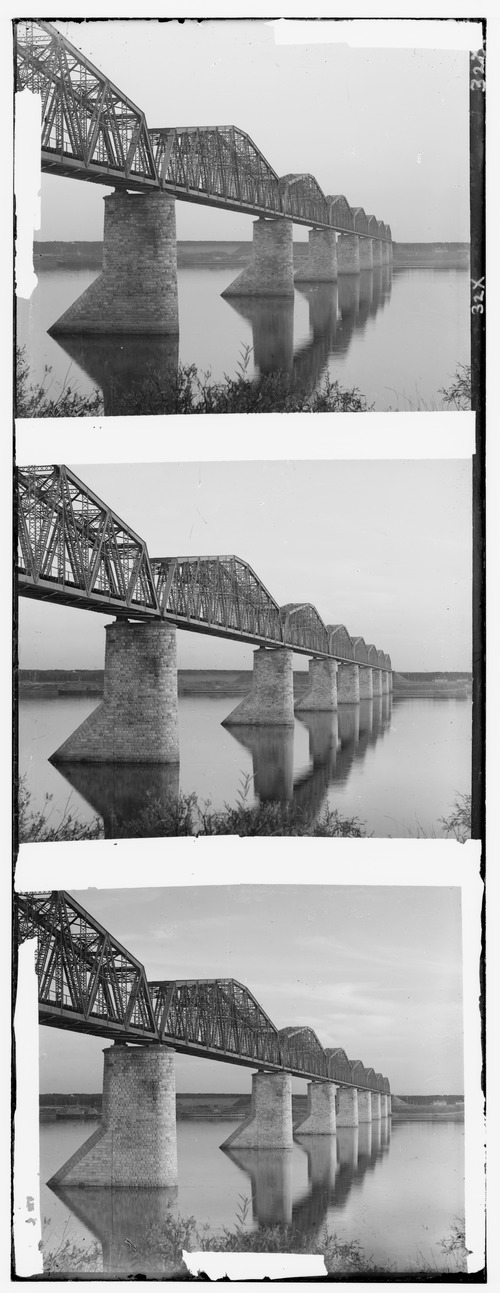
#> input picture ITEM 20-29/ITEM20 OpenCV_ECCAlignment/image/bridge.jpg, 500 x 1293 px, found by its file name; its folder holds only this picture in this run
$ python OpenCV_EigenFace.py
#> lines starting #> are read from the running program, lines starting #| are printed output that depends on the picture
# Import necessary packages
from __future__ import print_function
import os
import sys
import cv2
import numpy as np

# Create data matrix from a list of images
def createDataMatrix(images):
	print("Creating data matrix",end=" ... ")
	'''
	Allocate space for all images in one data matrix.
	The size of the data matrix is

	( w  * h  * 3, numImages )

	where,

	w = width of an image in the dataset.
	h = height of an image in the dataset.
	3 is for the 3 color channels.
	'''

	numImages = len(images)
	sz = images[0].shape
	data = np.zeros((numImages, sz[0] * sz[1] * sz[2]), dtype=np.float32)
	for i in range(0, numImages):
		image = images[i].flatten()
		data[i,:] = image

	print("DONE")
	return data

# Read images from the directory
def readImages(path):
#> called with path = 'image'
	print("Reading images from " + path, end="...")
	# Create array of array of images.
	images = []
	# List all files in the directory and read points from text files one by one
	for filePath in sorted(os.listdir(path)):
		fileExt = os.path.splitext(filePath)[1]
		if fileExt in [".jpg", ".jpeg"]:

			# Add to array of images
			imagePath = os.path.join(path, filePath)
			im = cv2.imread(imagePath)
#> im is the input picture: shape (1293, 500, 3); min 0, max 255, mean 166.1

			if im is None :
				print("image:{} not read properly".format(imagePath))
			else :
				# Convert image to floating point
				im = np.float32(im)/255.0
				# Add image to list
				images.append(im)
				# Flip image
				imFlip = cv2.flip(im, 1);
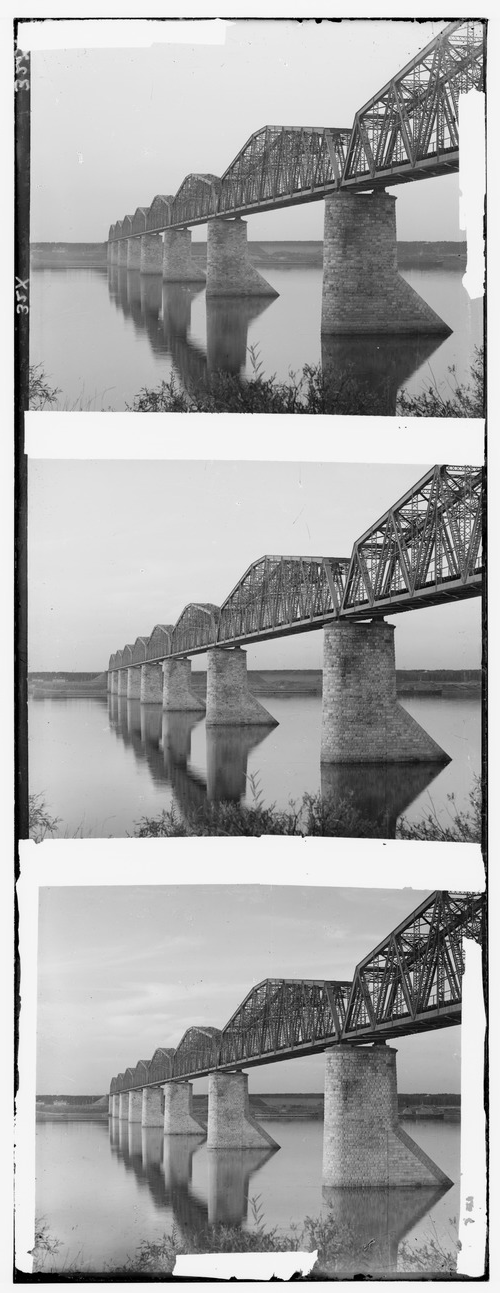
#> imFlip: shape (1293, 500, 3) float32; min 0, max 1, mean 0.651
				# Append flipped image
				images.append(imFlip)
	numImages = int(len(images) / 2)
#> numImages = 1
	# Exit if no image found
	if numImages == 0 :
		print("No images found")
		sys.exit(0)

	print(str(numImages) + " files read.")
#| 1 files read.
	return images

# Add the weighted eigen faces to the mean face
def createNewFace(*args):
	# Start with the mean image
	output = averageFace

	# Add the eigen faces with the weights
	for i in range(0, NUM_EIGEN_FACES):
		'''
		OpenCV does not allow slider values to be negative.
		So we use weight = sliderValue - MAX_SLIDER_VALUE / 2
		'''
		sliderValues[i] = cv2.getTrackbarPos("Weight" + str(i), "Trackbars");
		weight = sliderValues[i] - MAX_SLIDER_VALUE/2
		output = np.add(output, eigenFaces[i] * weight)

	# Display Result at 2x size
	output = cv2.resize(output, (0,0), fx=2, fy=2)
	cv2.imshow("Result", output)

def resetSliderValues(*args):
	for i in range(0, NUM_EIGEN_FACES):
		cv2.setTrackbarPos("Weight" + str(i), "Trackbars", int(MAX_SLIDER_VALUE/2));
	createNewFace()

if __name__ == '__main__':

	# Number of EigenFaces
	NUM_EIGEN_FACES = 10

	# Maximum weight
	MAX_SLIDER_VALUE = 255

	# Directory containing images
	dirName = "image"

	# Read images
	images = readImages(dirName)
#> images = 2 items

	# Size of images
	sz = images[0].shape
#> sz = (1293, 500, 3)

	# Create data matrix for PCA.
	data = createDataMatrix(images)
#> in createDataMatrix, `numImages = len(images)`: numImages = 2

	# Compute the eigenvectors from the stack of images created
	print("Calculating PCA ", end="...")
	mean, eigenVectors = cv2.PCACompute(data, mean=None, maxComponents=NUM_EIGEN_FACES)
	print ("DONE")

	averageFace = mean.reshape(sz)
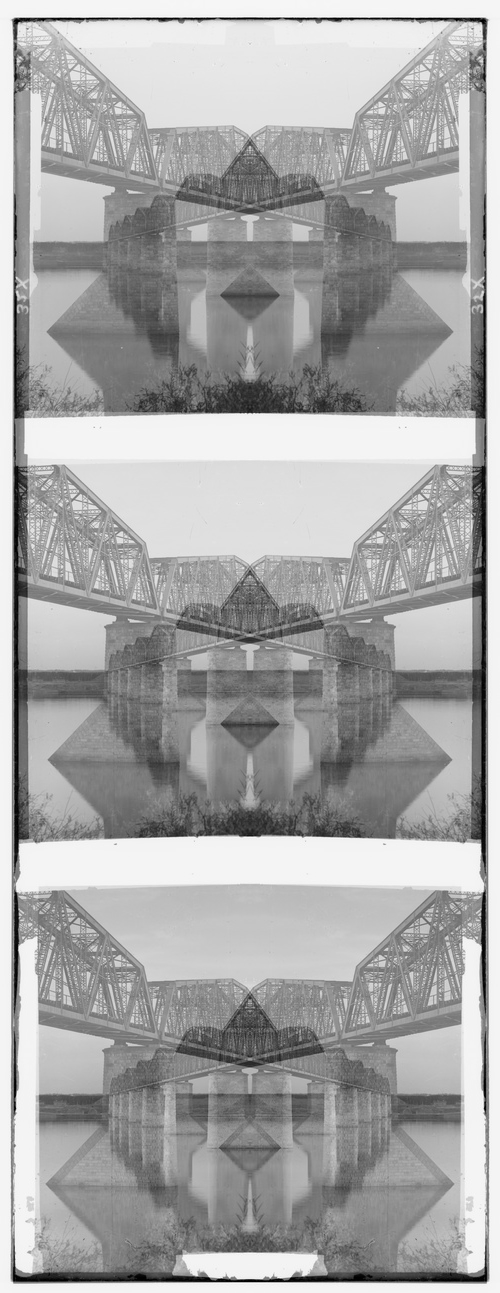
#> averageFace: shape (1293, 500, 3) float32; min 0, max 1, mean 0.651

	eigenFaces = [];

	for eigenVector in eigenVectors:
		eigenFace = eigenVector.reshape(sz)
		eigenFaces.append(eigenFace)
#> this loop made 2 passes
#> pass 1, `eigenFace = eigenVector.reshape(sz)`:
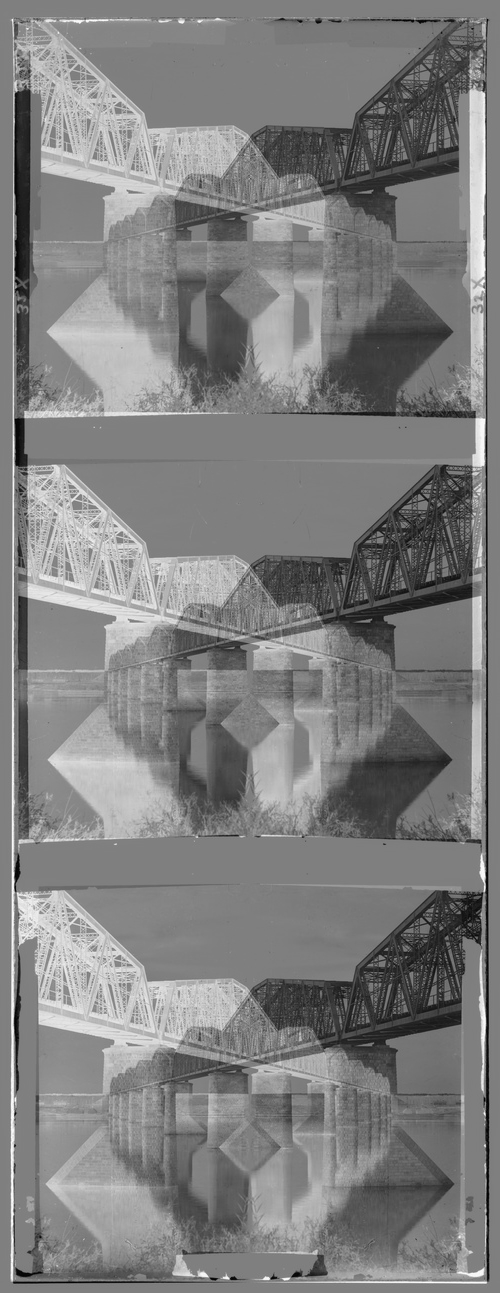
#> eigenFace: shape (1293, 500, 3) float32; min -0.0023, max 0.0023, mean 6.13e-13; drawn with min black and max white
#> pass 2, `eigenFace = eigenVector.reshape(sz)`:
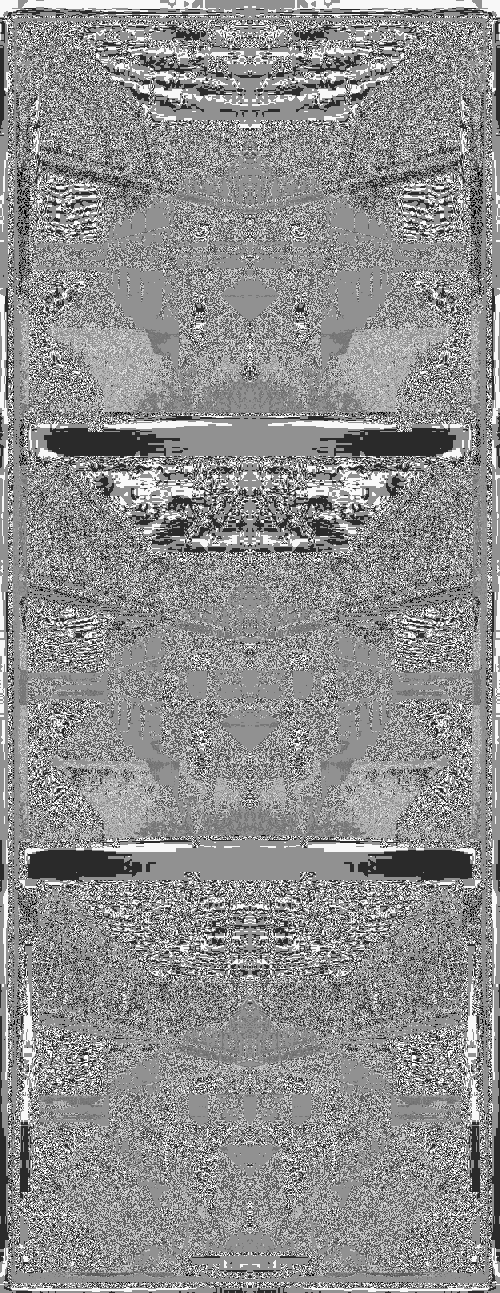
#> eigenFace: shape (1293, 500, 3) float32; min -0.00174, max 0.00131, mean -3.08e-05; drawn with min black and max white
#> after the loop, eigenFaces = 2 items

	# Create window for displaying Mean Face
	cv2.namedWindow("Result", cv2.WINDOW_AUTOSIZE)

	# Display result at 2x size
	output = cv2.resize(averageFace, (0,0), fx=2, fy=2)
	cv2.imshow("Result", output)

	# Create Window for trackbars
	cv2.namedWindow("Trackbars", cv2.WINDOW_AUTOSIZE)

	sliderValues = []

	# Create Trackbars
	for i in range(0, NUM_EIGEN_FACES):
		sliderValues.append(int(MAX_SLIDER_VALUE/2))
		cv2.createTrackbar( "Weight" + str(i), "Trackbars", int(MAX_SLIDER_VALUE/2), MAX_SLIDER_VALUE, createNewFace)

	# You can reset the sliders by clicking on the mean image.
	cv2.setMouseCallback("Result", resetSliderValues);

	print('''Usage:
	Change the weights using the sliders
	Click on the result window to reset sliders
	Hit ESC to terminate program.''')

	cv2.waitKey(0)
	cv2.destroyAllWindows()

$ run again, on ITEM 20-29/ITEM20 OpenCV_ECCAlignment/image/image2.jpg
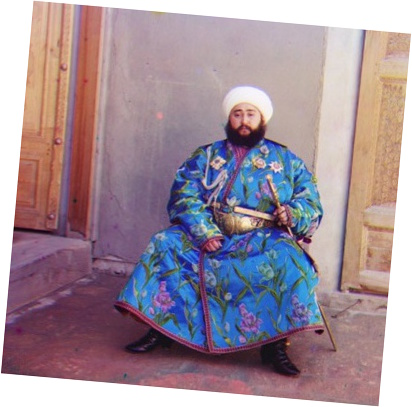
#> input picture ITEM 20-29/ITEM20 OpenCV_ECCAlignment/image/image2.jpg, 412 x 407 px, found by its file name
#> in readImages, im is the input picture: shape (407, 412, 3); mean B, G, R 153.1, 142.2, 160.4
#> in readImages, `imFlip = cv2.flip(im, 1);`:
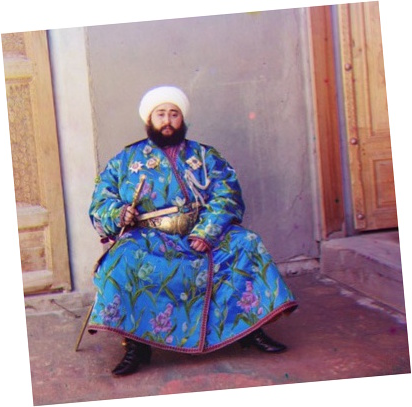
#> imFlip: shape (407, 412, 3) float32; mean B, G, R 0.601, 0.558, 0.629
#> in readImages, `numImages = int(len(images) / 2)`: numImages = 1
#| 1 files read.
#> images = 2 items
#> in createDataMatrix, `numImages = len(images)`: numImages = 2
#> the loop `for eigenVector in eigenVectors:` made 2 passes
#> pass 2, `eigenFace = eigenVector.reshape(sz)`:
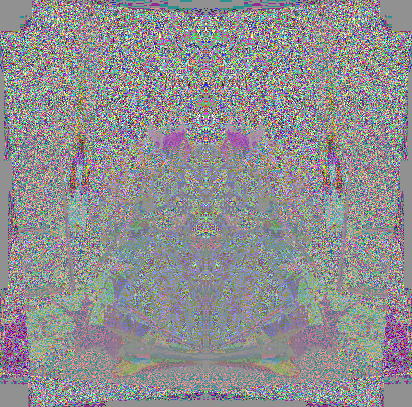
#> eigenFace: shape (407, 412, 3) float32; mean of channels 0, 1, 2 -3.77e-06, -7.69e-05, -5.57e-05; drawn with min black and max white
#> after the loop `for eigenVector in eigenVectors:`: eigenFaces = 2 items

$ run again, on ITEM 20-29/ITEM20 OpenCV_ECCAlignment/image/emir.jpg
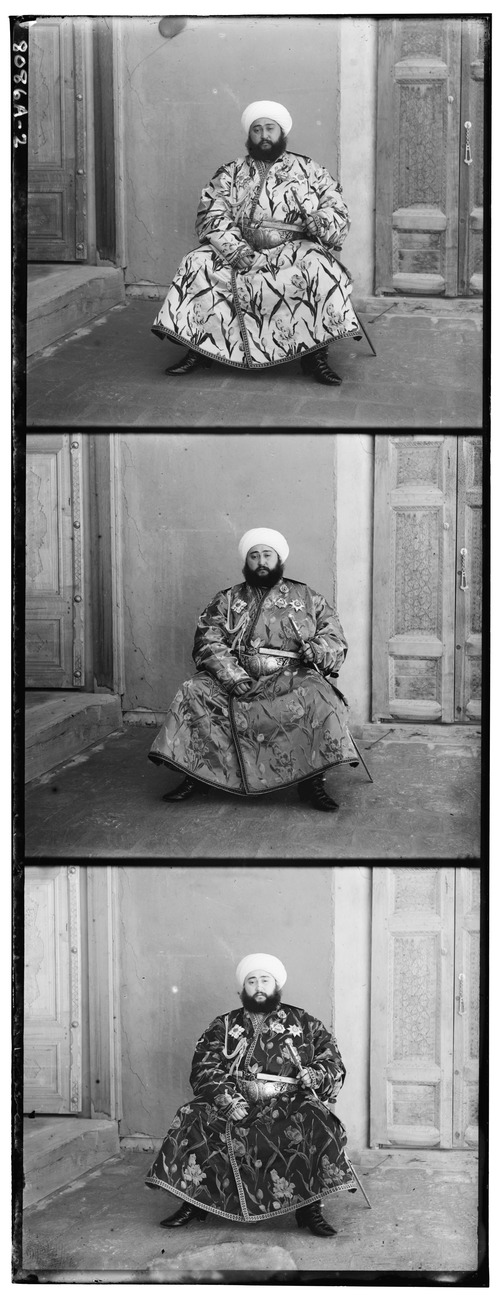
#> input picture ITEM 20-29/ITEM20 OpenCV_ECCAlignment/image/emir.jpg, 500 x 1300 px, found by its file name
#> in readImages, im is the input picture: shape (1300, 500, 3); min 0, max 255, mean 136.5
#> in readImages, `imFlip = cv2.flip(im, 1);`:
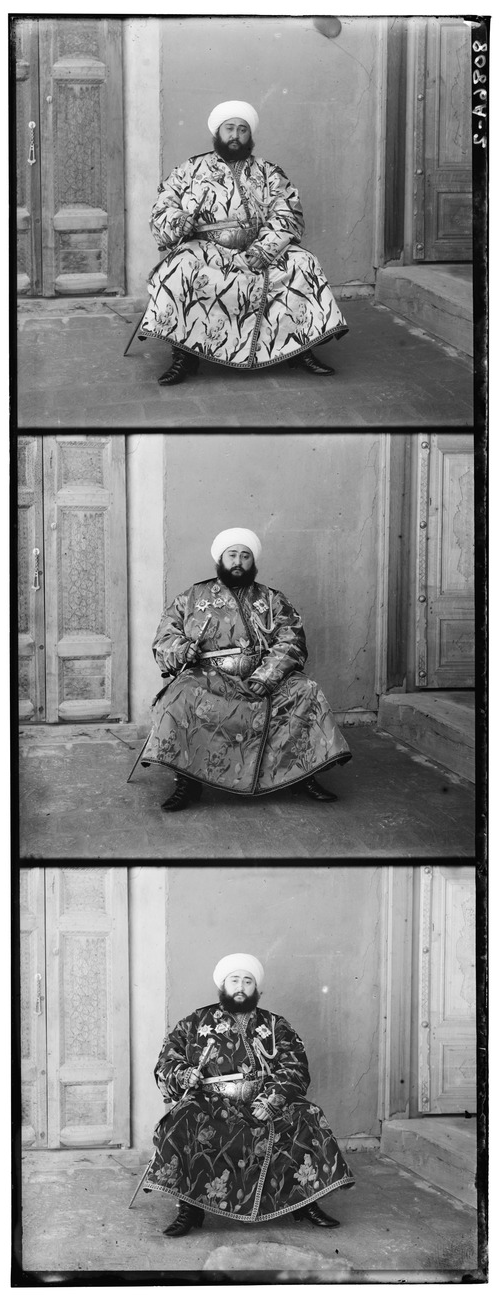
#> imFlip: shape (1300, 500, 3) float32; min 0, max 1, mean 0.535
#> in readImages, `numImages = int(len(images) / 2)`: numImages = 1
#| 1 files read.
#> images = 2 items
#> in createDataMatrix, `numImages = len(images)`: numImages = 2
#> the loop `for eigenVector in eigenVectors:` made 2 passes
#> pass 2, `eigenFace = eigenVector.reshape(sz)`:
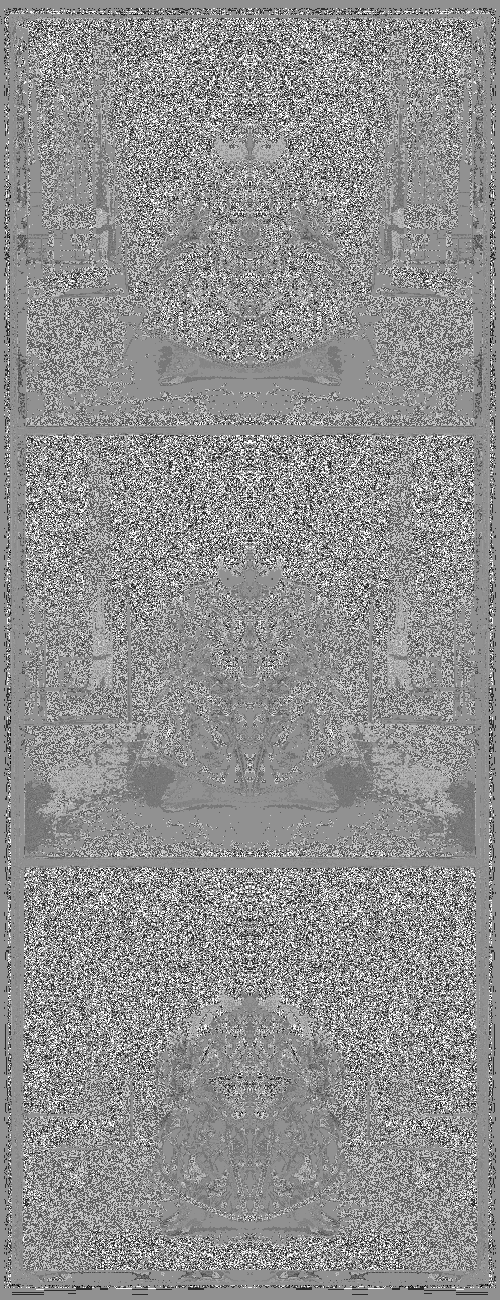
#> eigenFace: shape (1300, 500, 3) float32; min -0.00197, max 0.00148, mean -2.11e-05; drawn with min black and max white
#> after the loop `for eigenVector in eigenVectors:`: eigenFaces = 2 items

$ run again, on ITEM 20-29/ITEM20 OpenCV_ECCAlignment/image/image1.jpg
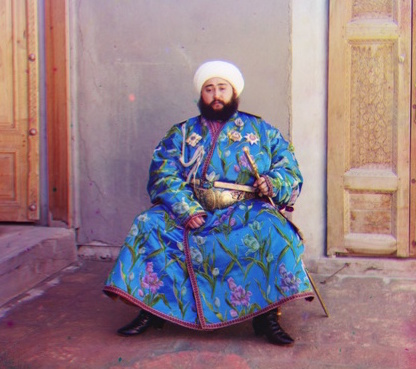
#> input picture ITEM 20-29/ITEM20 OpenCV_ECCAlignment/image/image1.jpg, 416 x 369 px, found by its file name
#> in readImages, im is the input picture: shape (369, 416, 3); mean B, G, R 133.6, 123.9, 146.5
#> in readImages, `numImages = int(len(images) / 2)`: numImages = 1
#| 1 files read.
#> images = 2 items
#> in createDataMatrix, `numImages = len(images)`: numImages = 2
#> the loop `for eigenVector in eigenVectors:` made 2 passes
#> pass 2, `eigenFace = eigenVector.reshape(sz)`:
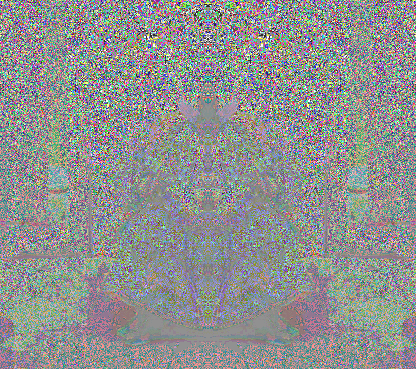
#> eigenFace: shape (369, 416, 3) float32; mean of channels 0, 1, 2 -2.36e-05, -5.24e-06, -5.05e-05; drawn with min black and max white
#> after the loop `for eigenVector in eigenVectors:`: eigenFaces = 2 items
